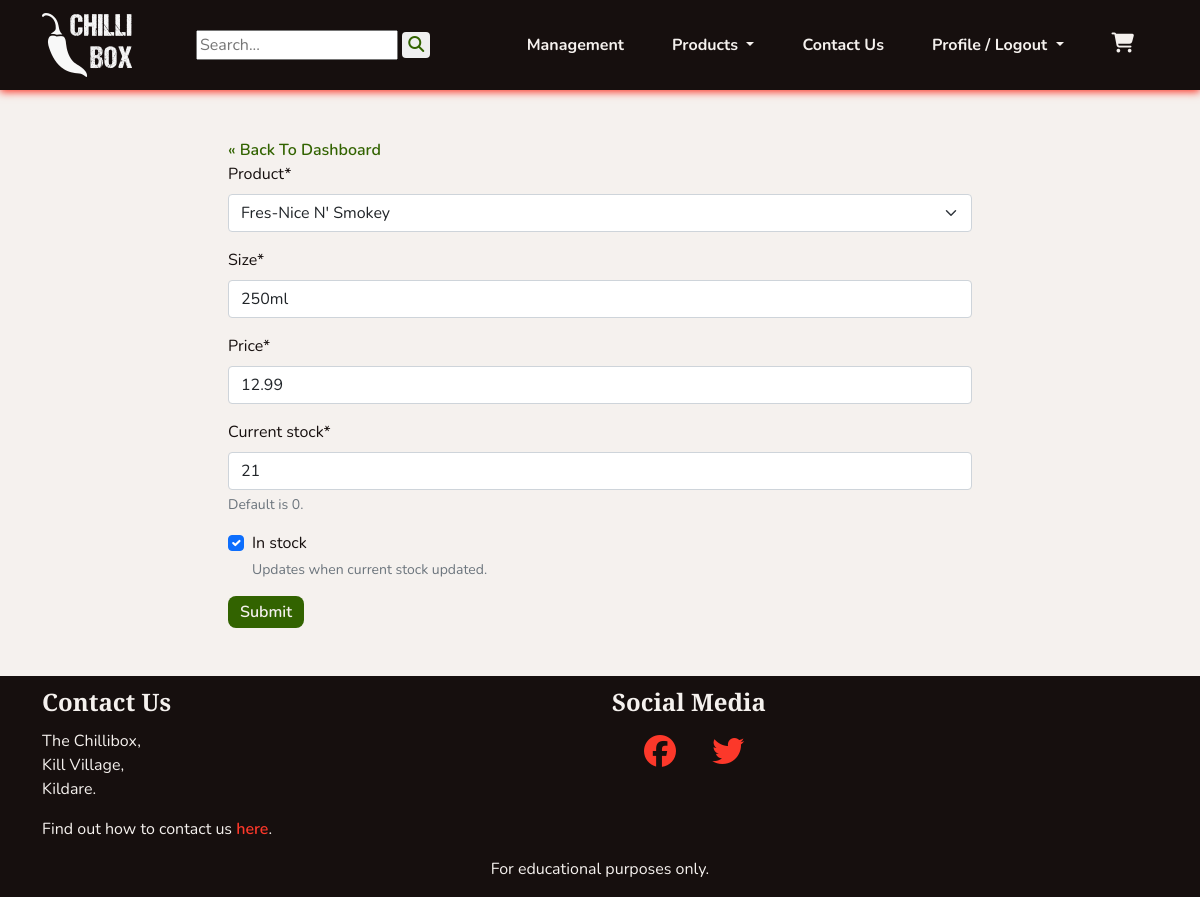
The app's page /management/edit_variant/8 (signed in), older data.
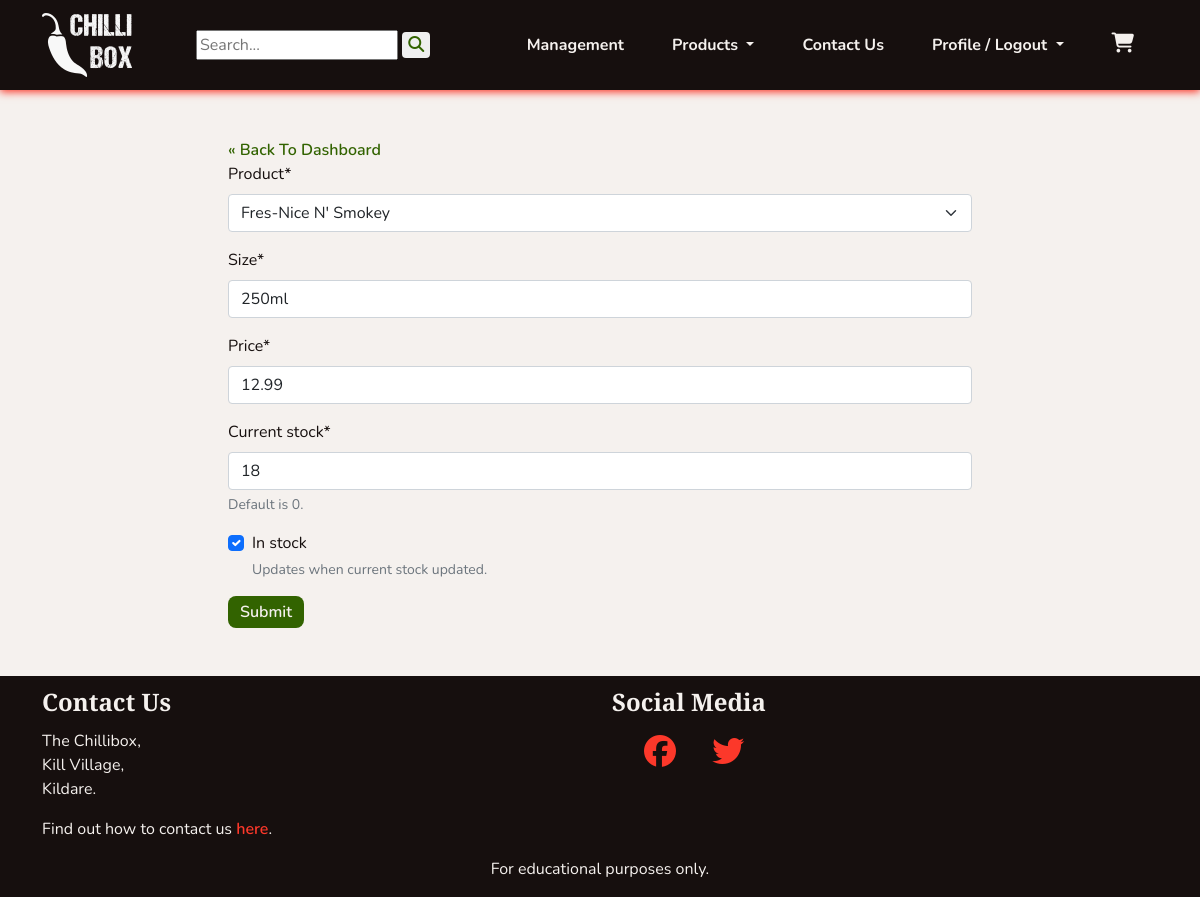
The same page, newer data.
### products/models.py (models this page shows, shortened)
class Variant(models.Model):
    product = models.ForeignKey(Product, on_delete=models.CASCADE, related_name='variants')
    size = models.CharField(max_length=80)
    price = models.DecimalField(max_digits=5, decimal_places=2)
    current_stock = models.PositiveIntegerField(default=0,
                                                help_text='Default is 0.')
    in_stock = models.BooleanField(default=False,
                                   help_text='Updates when current stock \
                                   updated.')
    class Meta:
        verbose_name_plural = 'Variants'

### management/views.py (the view)
# urls.py: path('edit_variant/<pk>', views.EditVariant.as_view(),
class EditVariant(StaffRequiredMixin, SuccessMessageMixin, UpdateView):
    model = Variant
    fields = '__all__'
    template_name = 'management/dashboard_form.html'
    success_url = '/management/'
    success_message = '%(size)s was updated'

### cart/contexts.py (called while the page is built, shortened)
def cart_contents(request):
    cart_items = []
    total = 0
    product_count = 0
    cart = request.session.get('cart', {})
    if total < settings.FREE_DELIVERY_THRESHOLD:
        delivery = Decimal(settings.STANDARD_DELIVERY_COST)
        free_delivery_delta = settings.FREE_DELIVERY_THRESHOLD - total
    else:
        delivery = 0
        free_delivery_delta = 0
    grand_total = delivery + total
    context = {
        'cart_items': cart_items,
        'total': total,
        'product_count': product_count,
        'delivery': delivery,
        'free_delivery_delta': free_delivery_delta,
        'free_delivery_threshold': settings.FREE_DELIVERY_THRESHOLD,
        'grand_total': grand_total,
    }
    return context

### management/mixins.py (called while the page is built)
    def test_func(self):
        return self.request.user.is_staff

### products/models.py (called while the page is built)
    def __str__(self):
        return self.name

### management/templates/management/dashboard_form.html (shortened to what this page needs)
{% extends 'base.html' %}
{% load crispy_forms_tags %}
{% load cloudinary %}
{% block content %}
<section class="container-md">
    <div class="col-md-8 mx-auto">
        <a class="chilli-link" href="{% url 'management:dashboard' %}">&laquo; Back To Dashboard</a>
        <form enctype="multipart/form-data" method="POST">
            {{ form|crispy}}
            <button class="chilli-btn chilli-go" type="submit">Submit</button>
        </form>
    </div>
</section>
{% endblock %}

Row changes from the older to the newer data that the page shows:
changed Variant "Fres-Nice N' Smokey": current_stock "21" → "18"
